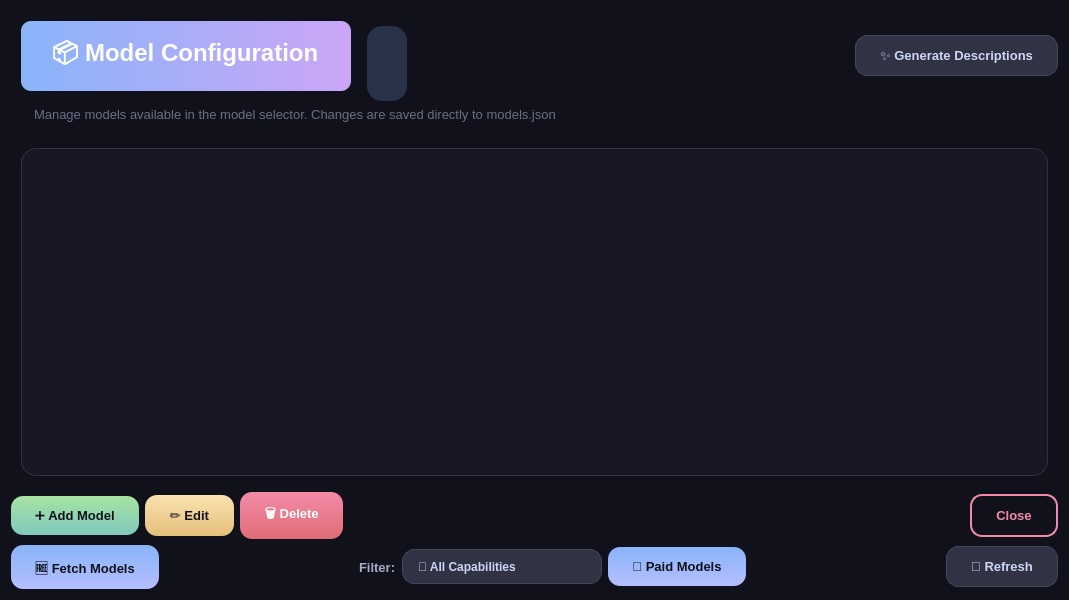
<?xml version="1.0" encoding="UTF-8"?>
<ui version="4.0">
 <class>ModelManagerDialog</class>
 <widget class="QDialog" name="ModelManagerDialog">
  <property name="geometry">
   <rect>
    <x>0</x>
    <y>0</y>
    <width>1069</width>
    <height>600</height>
   </rect>
  </property>
  <property name="windowTitle">
   <string>Model Manager</string>
  </property>
  <property name="styleSheet">
   <string>
      QDialog {
          background-color: #11111b;
          color: #cdd6f4;
      }
      
      QLabel#headerLabel {
          font-size: 24px;
          font-weight: bold;
          color: #ffffff;
          background: qlineargradient(x1:0, y1:0, x2:1, y2:0, stop:0 #89b4fa, stop:1 #cba6f7);
          border-radius: 10px;
          padding: 15px 25px;
          margin: 10px;
          min-height: 40px;
      }
      
      QLabel#countLabel {
          background: rgba(137, 180, 250, 0.2);
          color: #89b4fa;
          padding: 6px 16px;
          border-radius: 15px;
          font-weight: bold;
          font-size: 13px;
          margin-top: 15px;
      }
      
      QLabel#infoLabel {
          color: #6c7086;
          font-size: 13px;
          padding: 0 20px 10px 20px;
      }
      
      QTabWidget::pane {
          border: 1px solid #313244;
          background-color: #181825;
          border-radius: 15px;
          margin: 10px;
          padding: 5px;
      }
      
      QTabBar {
          background-color: transparent;
          margin-left: 20px;
      }
      
      QTabBar::tab {
          background-color: #1e1e2e;
          color: #a6adc8;
          padding: 12px 25px;
          border-top-left-radius: 12px;
          border-top-right-radius: 12px;
          margin-right: 4px;
          font-weight: bold;
          border: 1px solid #313244;
          border-bottom: none;
      }
      
      QTabBar::tab:selected {
          background-color: #181825;
          color: #89b4fa;
          border-bottom: 3px solid #89b4fa;
      }
      
      QTabBar::tab:hover:!selected {
          background-color: #313244;
          color: #f5e0dc;
      }
      
      QTableWidget {
          background-color: transparent;
          alternate-background-color: #1e1e2e;
          gridline-color: transparent;
          color: #cdd6f4;
          selection-background-color: rgba(137, 180, 250, 0.2);
          selection-color: #89b4fa;
          border: none;
          padding: 10px;
      }
      
      QHeaderView::section {
          background-color: transparent;
          color: #585b70;
          padding: 10px;
          border: none;
          font-weight: bold;
          font-size: 11px;
          text-transform: uppercase;
      }
      
      QPushButton {
          background-color: #313244;
          color: #cdd6f4;
          border-radius: 12px;
          padding: 12px 24px;
          font-weight: bold;
          font-size: 13px;
          border: 1px solid #45475a;
      }
      
      QPushButton:hover {
          background-color: #45475a;
          border: 1px solid #89b4fa;
          color: #ffffff;
      }
      
      QPushButton#add_btn {
          background: qlineargradient(x1:0, y1:0, x2:0, y2:1, stop:0 #a6e3a1, stop:1 #81c8be);
          color: #11111b;
          border: none;
      }
      
      QPushButton#delete_btn {
          background: qlineargradient(x1:0, y1:0, x2:0, y2:1, stop:0 #f38ba8, stop:1 #e06c75);
          color: #ffffff;
          border: none;
      }
      
      QPushButton#edit_btn {
          background: qlineargradient(x1:0, y1:0, x2:0, y2:1, stop:0 #f9e2af, stop:1 #e5c07b);
          color: #11111b;
          border: none;
      }
      
      QPushButton#fetch_free_btn, QPushButton#fetch_paid_btn {
          background: qlineargradient(x1:0, y1:0, x2:0, y2:1, stop:0 #89b4fa, stop:1 #b4befe);
          color: #11111b;
          border: none;
      }
      
      QPushButton#close_btn {
          background: transparent;
          color: #f38ba8;
          border: 2px solid #f38ba8;
      }
   </string>
  </property>
  <layout class="QVBoxLayout" name="verticalLayout">
   <item>
    <layout class="QHBoxLayout">
     <item>
      <widget class="QLabel" name="headerLabel">
       <property name="text">
        <string>📦 Model Configuration</string>
       </property>
      </widget>
     </item>
     <item>
      <widget class="QLabel" name="countLabel"/>
     </item>
     <item>
      <spacer name="horizontalSpacer">
       <property name="orientation">
        <enum>Qt::Orientation::Horizontal</enum>
       </property>
       <property name="sizeHint" stdset="0">
        <size>
         <width>0</width>
         <height>0</height>
        </size>
       </property>
      </spacer>
     </item>
     <item>
      <widget class="QPushButton" name="generate_desc_btn">
       <property name="text">
        <string>✨ Generate Descriptions</string>
       </property>
      </widget>
     </item>
    </layout>
   </item>
   <item>
    <widget class="QLabel" name="infoLabel">
     <property name="text">
      <string>Manage models available in the model selector. Changes are saved directly to models.json</string>
     </property>
    </widget>
   </item>
   <item>
    <widget class="QTabWidget" name="tabWidget"/>
   </item>
   <item>
    <layout class="QHBoxLayout">
     <item>
      <widget class="QPushButton" name="add_btn">
       <property name="text">
        <string>➕ Add Model</string>
       </property>
      </widget>
     </item>
     <item>
      <widget class="QPushButton" name="edit_btn">
       <property name="text">
        <string>✏️ Edit</string>
       </property>
      </widget>
     </item>
     <item>
      <widget class="QPushButton" name="delete_btn">
       <property name="text">
        <string>🗑️ Delete</string>
       </property>
      </widget>
     </item>
     <item>
      <spacer name="horizontalSpacer2">
       <property name="orientation">
        <enum>Qt::Orientation::Horizontal</enum>
       </property>
       <property name="sizeHint" stdset="0">
        <size>
         <width>40</width>
         <height>20</height>
        </size>
       </property>
      </spacer>
     </item>
     <item>
      <widget class="QPushButton" name="close_btn">
       <property name="text">
        <string>Close</string>
       </property>
      </widget>
     </item>
    </layout>
   </item>
   <item>
    <layout class="QHBoxLayout" name="horizontalLayout">
     <item>
      <widget class="QPushButton" name="fetch_free_btn">
       <property name="text">
        <string>🆓 Fetch Models</string>
       </property>
      </widget>
     </item>
     <item>
      <spacer name="horizontalSpacer_2">
       <property name="orientation">
        <enum>Qt::Orientation::Horizontal</enum>
       </property>
       <property name="sizeHint" stdset="0">
        <size>
         <width>40</width>
         <height>20</height>
        </size>
       </property>
      </spacer>
     </item>
     <item>
      <widget class="QLabel" name="filter_label">
       <property name="styleSheet">
        <string notr="true">color: #a6adc8; font-weight: bold; font-size: 13px;</string>
       </property>
       <property name="text">
        <string>Filter:</string>
       </property>
      </widget>
     </item>
     <item>
      <widget class="QComboBox" name="capability_filter">
       <property name="minimumSize">
        <size>
         <width>200</width>
         <height>35</height>
        </size>
       </property>
       <property name="styleSheet">
        <string notr="true">QComboBox {
    background-color: #313244;
    border: 1px solid #45475a;
    border-radius: 12px;
    padding: 5px 15px;
    color: #cdd6f4;
    font-weight: bold;
}
QComboBox::drop-down {
    border: none;
}
QComboBox QAbstractItemView {
    background-color: #1e1e2e;
    color: #cdd6f4;
    selection-background-color: rgba(137, 180, 250, 0.2);
    selection-color: #89b4fa;
    border: 1px solid #45475a;
}</string>
       </property>
        <item>
         <property name="text">
          <string>🌐 All Capabilities</string>
         </property>
        </item>
        <item>
         <property name="text">
          <string>💬 General Chat</string>
         </property>
        </item>
        <item>
         <property name="text">
          <string>🛠️ Supports Tools</string>
         </property>
        </item>
        <item>
         <property name="text">
          <string>👁️ Multimodal / Vision</string>
         </property>
        </item>
        <item>
         <property name="text">
          <string>🔌 Embeddings</string>
         </property>
        </item>
        <item>
         <property name="text">
          <string>🔄 Rerankers</string>
         </property>
        </item>
        <item>
         <property name="text">
          <string>🎙️ Audio / Voice</string>
         </property>
        </item>
       </widget>
      </item>
     <item>
      <widget class="QPushButton" name="fetch_paid_btn">
       <property name="text">
        <string>💎 Paid Models</string>
       </property>
      </widget>
     </item>
     <item>
      <spacer name="horizontalSpacer_3">
       <property name="orientation">
        <enum>Qt::Orientation::Horizontal</enum>
       </property>
       <property name="sizeHint" stdset="0">
        <size>
         <width>40</width>
         <height>20</height>
        </size>
       </property>
      </spacer>
     </item>
     <item>
      <widget class="QPushButton" name="refresh_btn">
       <property name="text">
        <string>🔄 Refresh</string>
       </property>
      </widget>
     </item>
    </layout>
   </item>
  </layout>
 </widget>
 <resources/>
 <connections/>
</ui>
